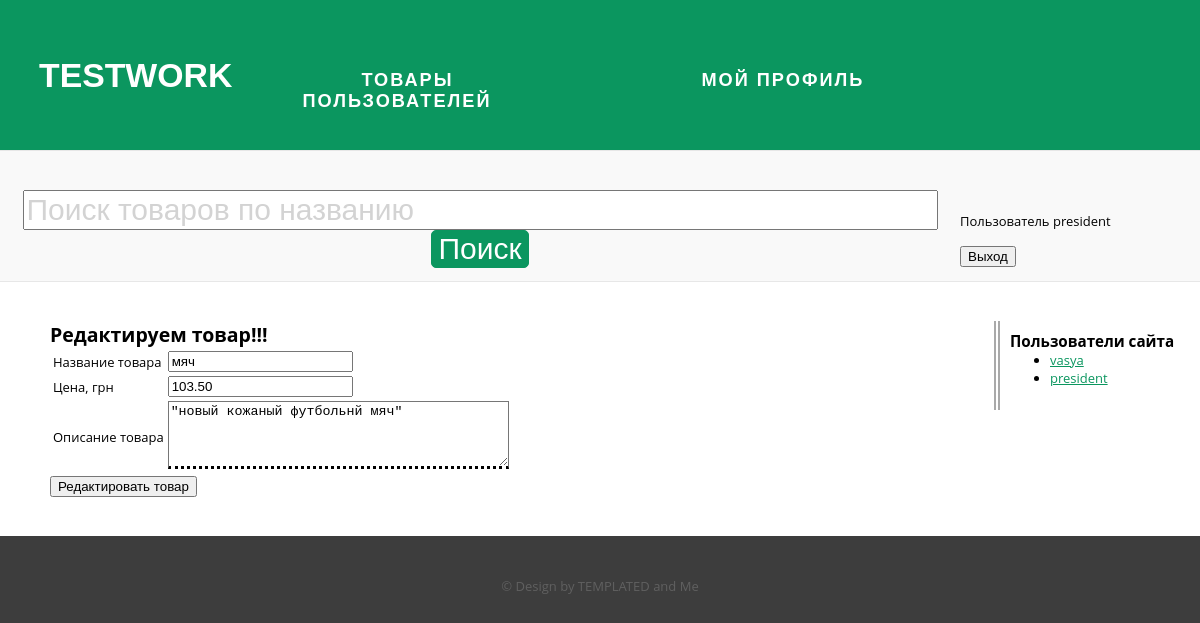
Page /index.php?page=redactitem&id=9 (signed in) on the committed database.
### tables this page shows
CREATE TABLE IF NOT EXISTS `products` (
  `id` int(11) NOT NULL AUTO_INCREMENT,
  `user_id` int(11) NOT NULL,
  `title` varchar(100) NOT NULL,
  `price` decimal(8,2) NOT NULL,
  `description` text NOT NULL,
  `datetime` int(11) NOT NULL,
  PRIMARY KEY (`id`)
);

CREATE TABLE IF NOT EXISTS `users` (
  `id` int(11) NOT NULL AUTO_INCREMENT,
  `login` varchar(30) NOT NULL,
  `pass` varchar(30) NOT NULL,
  PRIMARY KEY (`id`)
);

### inc/dbLib.php (called while the page is built, shortened)
<?php
    function db_connect(){
        $host = "localhost";
        $login = "root";
        $pass = "";
        $db_name = "shop";
        $connction = mysqli_connect($host, $login, $pass, $db_name) or die(mysqli_connect_errno());
        return $connction;
    }
    function getAllUsers(){
        if(!$connect = db_connect())
            return false;
        $sql = "SELECT id, login FROM users";
        if(!$result = mysqli_query($connect, $sql))
            return false;
        $users = array();
        while($user = mysqli_fetch_array($result, MYSQLI_ASSOC)){
            $users[] = $user;
        }
        return $users;
    }
    function getItemById($item_id){
        if(!$connect = db_connect())
            return false;
        $sql = "SELECT id, title, price, description FROM products
                WHERE id = $item_id";
        if(!$resultProd = mysqli_query($connect, $sql))
            return false;
        $product = mysqli_fetch_array($resultProd, MYSQLI_ASSOC);
        return $product;
    }
?>

### validUserViews/redactItem.view.php (the view, shortened to what this page needs)
<?php
    if($_SERVER['REQUEST_METHOD'] == "GET" && !empty($_GET['id']) && $validUserName){
        $title = "Редактируем товар!!!";
        $prod_id = abs((int)$_GET['id']);
        $product = getItemById($prod_id);
        echo "<h2>$title</h2>";
        if(is_array($product)){
?>
    <form id="redItem" name="addItem" method="post">
  		<table>
          <tr>
            <td><label for="title">Название товара</label></td>
            <td><input id="title" type="text" name="title" value="<?echo $product['title']?>"/></td>
          </tr>
          <tr>
            <td><label for="price">Цена, грн</label></td>
            <td><input id="price" type="text" name="price" value="<?echo $product['price']?>"/></td>
          </tr>
          <tr>
            <td><label for="descr">Описание товара</label></td>
            <td><textarea id="descr" name="descr" cols="40" rows="4">"<?echo $product['description']?>"</textarea></td>
          </tr>
        </table>
 			<button type="button" onclick="redactItem()" >Редактировать товар</button>
  		</div>
<?php
}}
?>

### views/sidebar.view.php
<h3>Пользователи сайта</h3>
    <ul>
        <?php
            $users = getAllUsers();
            foreach($users as $user){
        ?>
            <li><a href="index.php?userid=<?php echo $user['id']?>"><?php echo $user['login']?></a></li>
        <?php
        }
        ?>
    </ul>

### default.css (style rules this page uses)
body { height: 100%; }
body { margin: 0px; padding: 0px; background: #3D3D3D; font-family: 'Open Sans', sans-serif; font-size: 13px; color: #000000; }
h1, h2, h3 { margin: 0; padding: 0; }
p, ol, ul { margin-top: 0px; }
a { color: #0B965F; }
#descr { border-bottom: black 3px dotted; }

### rows in the picture
products: title "мяч", price "103.50", descr "\"новый кожаный футбольнй мяч\""
users: login "vasya"
users: login "president"

### other values in the picture
$validUserName "president"
$title "Редактируем товар!!!"
